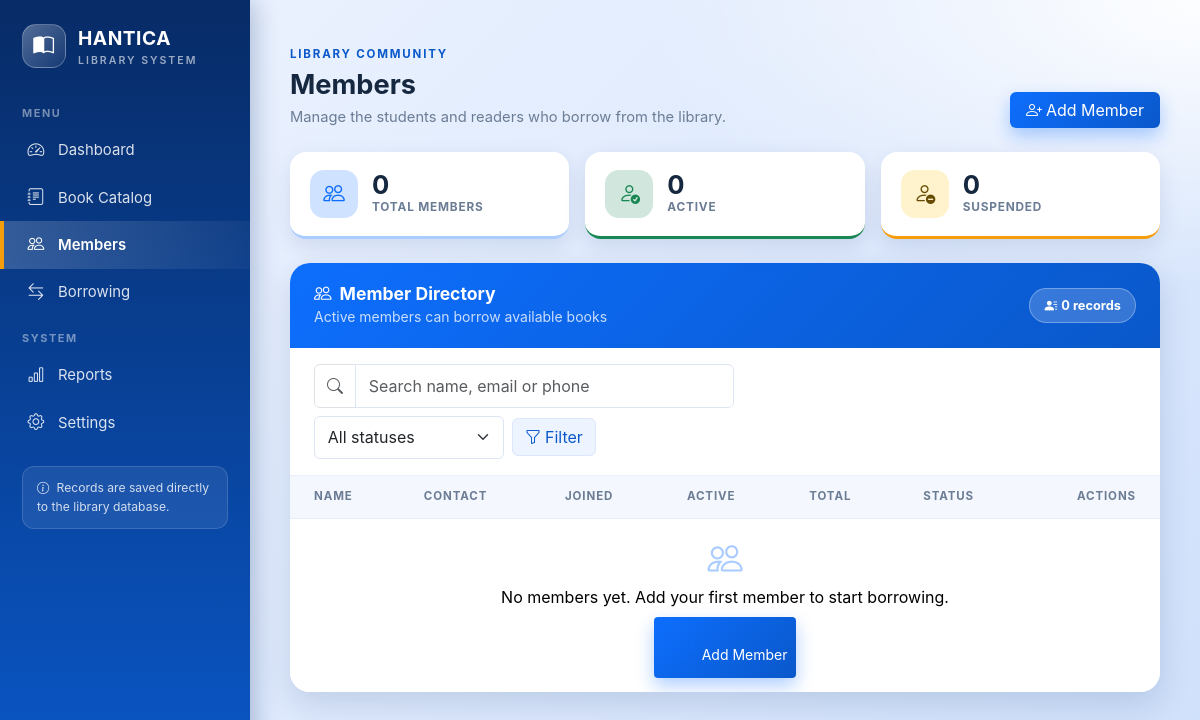
/members/, run on an earlier commit of the app's database.
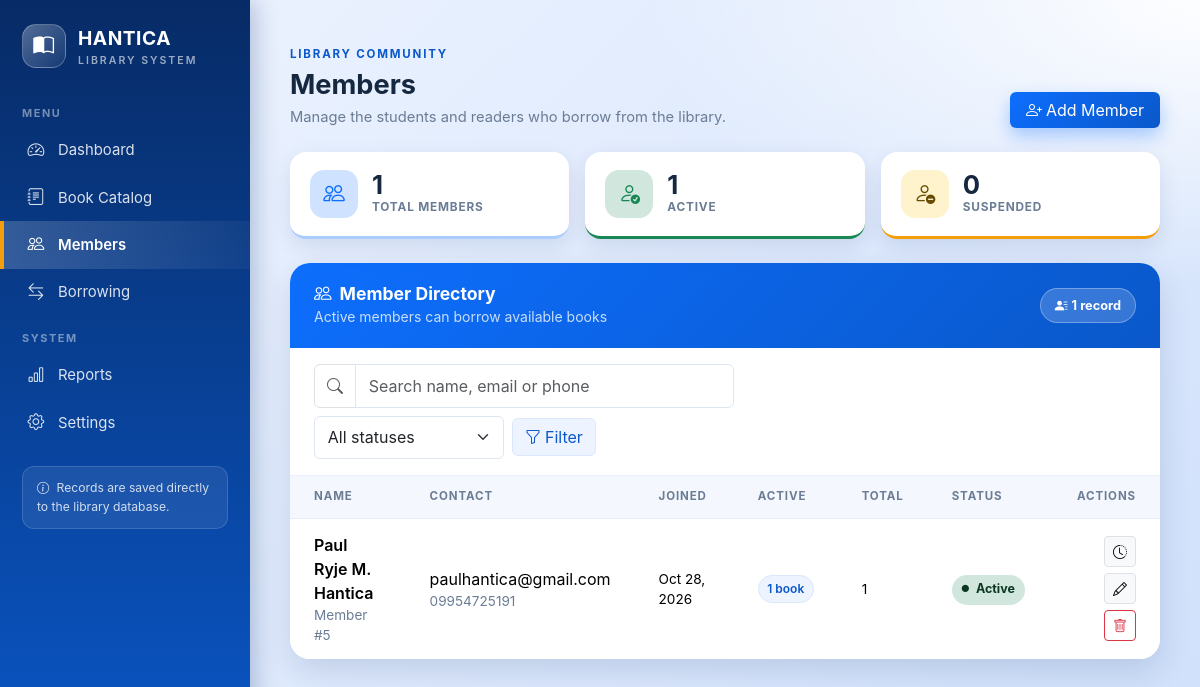
And on a later commit of the database.
### PaulRyje_app/models.py (models this page shows, shortened)
class Member(models.Model):
    STATUS_CHOICES = [
        ('Active', 'Active'),
        ('Suspended', 'Suspended'),
        ('Inactive', 'Inactive'),
    ]
    STATUS_BADGE = {
        'Active': 'success',
        'Suspended': 'warning',
        'Inactive': 'secondary',
    }
    full_name = models.CharField(max_length=200)
    email = models.EmailField(blank=True)
    phone = models.CharField(max_length=30, blank=True)
    address = models.TextField(blank=True)
    joined_on = models.DateField(default=timezone.localdate)
    status = models.CharField(max_length=20, choices=STATUS_CHOICES, default='Active')
    class Meta:
        ordering = ['full_name', 'id']
    @property
    def badge_class(self):
        return self.STATUS_BADGE.get(self.status, 'secondary')

### PaulRyje_app/views.py (the view)
# urls.py: path('members/', views.member_list, name='member_list'),
def member_list(request):
    return render(request, 'members/member_list.html', _member_context(request))

### PaulRyje_app/forms.py
class MemberForm(BootstrapFormMixin, forms.ModelForm):
    class Meta:
        model = Member
        fields = ['full_name', 'email', 'phone', 'address', 'joined_on', 'status']
        widgets = {
            'full_name': forms.TextInput(attrs={'placeholder': 'e.g. Maria Santos'}),
            'email': forms.EmailInput(attrs={'placeholder': 'e.g. maria@example.com'}),
            'phone': forms.TextInput(attrs={'placeholder': 'e.g. 0917 123 4567'}),
            'address': forms.Textarea(attrs={'rows': 3, 'placeholder': 'Optional home address'}),
        }

### PaulRyje_app/templates/members/member_list.html (shortened to what this page needs)
{% extends 'base.html' %}
{% block content %}
{% url 'member_create' as add_member_url %}
{% include 'partials/page_header.html' with eyebrow="Library community" title="Members" subtitle="Manage the students and readers who borrow from the library." action_label="Add Member" action_icon="bi-person-plus" action_url=add_member_url action_modal_target="#memberAddModal" %}
<div class="row g-3 mb-4">
    <div class="col-12 col-md-4">
        <div class="stat-card">
            <span class="stat-icon bg-primary-subtle text-primary"><i class="bi bi-people"></i></span>
            <div>
                <div class="stat-value">{{ stats.total }}</div>
                <div class="stat-label">Total Members</div>
            </div>
        </div>
    </div>
    <div class="col-12 col-md-4">
        <div class="stat-card is-available">
            <span class="stat-icon bg-success-subtle text-success"><i class="bi bi-person-check"></i></span>
            <div>
                <div class="stat-value">{{ stats.active }}</div>
                <div class="stat-label">Active</div>
            </div>
        </div>
    </div>
    <div class="col-12 col-md-4">
        <div class="stat-card is-out">
            <span class="stat-icon bg-warning-subtle text-warning-emphasis"><i class="bi bi-person-dash"></i></span>
            <div>
                <div class="stat-value">{{ stats.suspended }}</div>
                <div class="stat-label">Suspended</div>
            </div>
        </div>
    </div>
</div>
<section class="panel">
    <div class="panel-header">
        <div>
            <h2><i class="bi bi-people me-2"></i>Member Directory</h2>
            <small>Active members can borrow available books</small>
        </div>
        <span class="panel-count">
            <i class="bi bi-person-lines-fill me-1"></i>{{ members|length }} record{{ members|length|pluralize }}
        </span>
    </div>
    <div class="panel-toolbar">
        <form class="d-flex flex-wrap align-items-center gap-2" method="get" action="{% url 'member_list' %}">
            <div class="input-group search-box">
                <span class="input-group-text bg-white text-muted"><i class="bi bi-search"></i></span>
                <input type="search" class="form-control" name="q" value="{{ search }}"
                       placeholder="Search name, email or phone" aria-label="Search members">
            </div>
            <select name="status" class="form-select filter-select" aria-label="Filter by status">
                <option value="">All statuses</option>
            </select>
            <button type="submit" class="btn btn-soft"><i class="bi bi-funnel me-1"></i>Filter</button>
        </form>
    </div>
    <div class="table-responsive">
        <table class="table table-hover align-middle">
            <thead>
                <tr>
                    <th scope="col">Name</th>
                    <th scope="col">Contact</th>
                    <th scope="col">Joined</th>
                    <th scope="col">Active</th>
                    <th scope="col">Total</th>
                    <th scope="col">Status</th>
                    <th scope="col" class="text-end">Actions</th>
                </tr>
            </thead>
            <tbody>
                {% for member in members %}
                <tr>
                    <td>
                        <span class="book-title">{{ member.full_name }}</span>
                        <div class="book-meta">Member #{{ member.id }}</div>
                    </td>
                    <td>
                        {% if member.email %}<div>{{ member.email }}</div>{% endif %}
                        {% if member.phone %}<div class="book-meta">{{ member.phone }}</div>{% endif %}
                    </td>
                    <td class="book-meta">{{ member.joined_on|date:"M d, Y" }}</td>
                    <td>
                        {% if member.active_count %}
                            <span class="badge-soft">{{ member.active_count }} book{{ member.active_count|pluralize }}</span>
                        {% else %}
                            <span class="book-meta">None</span>
                        {% endif %}
                    </td>
                    <td class="book-meta">{{ member.total_count }}</td>
                    <td>
                        <span class="badge-status bg-{{ member.badge_class }}-subtle text-{{ member.badge_class }}-emphasis">
                            <i class="bi bi-circle-fill"></i>{{ member.status }}
                        </span>
                    </td>
                    <td class="text-end">
                        <div class="table-actions justify-content-end">
                            <a href="{% url 'borrowing_list' %}?member={{ member.pk }}&status=all"
                               class="btn btn-sm btn-light border" title="Borrowing history for {{ member.full_name }}">
                                <i class="bi bi-clock-history"></i>
                            </a>
                            <a href="{% url 'member_update' member.pk %}" class="btn btn-sm btn-light border"
                               title="Edit {{ member.full_name }}"
                               data-bs-toggle="modal" data-bs-target="#memberEditModal"
                               data-action="{% url 'member_update' member.pk %}"
                               data-full-name="{{ member.full_name }}"
                               data-email="{{ member.email }}"
                               data-phone="{{ member.phone }}"
                               data-address="{{ member.address }}"
                               data-joined-on="{{ member.joined_on|date:'Y-m-d' }}"
                               data-status="{{ member.status }}">
                                <i class="bi bi-pencil"></i>
                            </a>
                            <a href="{% url 'member_delete' member.pk %}" class="btn btn-sm btn-outline-danger"
                               title="Delete {{ member.full_name }}"
                               data-bs-toggle="modal" data-bs-target="#memberDeleteModal"
                               data-action="{% url 'member_delete' member.pk %}"
                               data-full-name="{{ member.full_name }}">
                                <i class="bi bi-trash"></i>
                            </a>
                        </div>
                    </td>
                </tr>
                {% empty %}
                <tr>
                    <td colspan="7" class="empty-state">
                        <div><i class="bi {% if has_filters %}bi-search{% else %}bi-people{% endif %}"></i></div>
                        {% if has_filters %}
                            <p class="mb-2">No members matched your search or filter.</p>
                            <a href="{% url 'member_list' %}" class="btn btn-sm btn-outline-primary">Clear filters</a>
                        {% else %}
                            <p class="mb-2">No members yet. Add your first member to start borrowing.</p>
                            <a href="{% url 'member_create' %}" class="btn btn-sm btn-add"
                               data-bs-toggle="modal" data-bs-target="#memberAddModal">
                                <i class="bi bi-person-plus me-1"></i>Add Member
                            </a>
                        {% endif %}
                    </td>
                </tr>
                {% endfor %}
            </tbody>
        </table>
    </div>
</section>
{% endblock %}

### PaulRyje_app/templates/base.html (shortened to what this page needs)
{% load static %}
<!DOCTYPE html>
<html lang="en">
<head>
    <link href="https://cdn.jsdelivr.net/npm/bootstrap@5.3.3/dist/css/bootstrap.min.css" rel="stylesheet">
    <link rel="stylesheet" href="https://cdn.jsdelivr.net/npm/bootstrap-icons@1.11.3/font/bootstrap-icons.css">
    <link rel="stylesheet" href="{% static 'css/app.css' %}">
</head>
<body>
{% include 'partials/sidebar.html' %}
<main class="main-content">
    {% block content %}{% endblock %}
</main>
</body>
</html>

### PaulRyje_app/templates/partials/sidebar.html
<aside class="sidebar" id="appSidebar">
    <div class="brand">
        <span class="brand-icon"><i class="bi bi-book-half"></i></span>
        <span>
            HANTICA
            <small>Library System</small>
        </span>
    </div>
    <nav aria-label="Main navigation">
        <div class="nav-section">Menu</div>
        <ul class="nav flex-column">
            <li class="nav-item">
                <a href="{% url 'dashboard' %}" class="nav-link {% if active_section == 'dashboard' %}active{% endif %}">
                    <i class="bi bi-speedometer2"></i> Dashboard
                </a>
            </li>
            <li class="nav-item">
                <a href="{% url 'book_catalog' %}" class="nav-link {% if active_section == 'catalog' %}active{% endif %}">
                    <i class="bi bi-journal-text"></i> Book Catalog
                </a>
            </li>
            <li class="nav-item">
                <a href="{% url 'member_list' %}" class="nav-link {% if active_section == 'members' %}active{% endif %}">
                    <i class="bi bi-people"></i> Members
                </a>
            </li>
            <li class="nav-item">
                <a href="{% url 'borrowing_list' %}" class="nav-link {% if active_section == 'borrowing' %}active{% endif %}">
                    <i class="bi bi-arrow-left-right"></i> Borrowing
                </a>
            </li>
        </ul>
        <div class="nav-section">System</div>
        <ul class="nav flex-column">
            <li class="nav-item">
                <a href="{% url 'reports' %}" class="nav-link {% if active_section == 'reports' %}active{% endif %}">
                    <i class="bi bi-bar-chart"></i> Reports
                </a>
            </li>
            <li class="nav-item">
                <a href="{% url 'library_settings' %}" class="nav-link {% if active_section == 'settings' %}active{% endif %}">
                    <i class="bi bi-gear"></i> Settings
                </a>
            </li>
        </ul>
    </nav>
    <div class="sidebar-note">
        <i class="bi bi-info-circle me-1"></i>
        Records are saved directly to the library database.
    </div>
</aside>

### PaulRyje_app/templates/partials/page_header.html (shortened to what this page needs)
<div class="page-head">
    <div>
        {% if eyebrow %}<span class="eyebrow">{{ eyebrow }}</span>{% endif %}
        <h1 class="page-title">{{ title }}</h1>
        {% if subtitle %}<p class="page-sub">{{ subtitle }}</p>{% endif %}
    </div>
    {% if action_url or action2_url %}
    <div class="page-actions d-flex flex-wrap gap-2">
        {% if action_url %}
        <a href="{{ action_url }}" class="btn btn-add px-3"
           {% if action_modal_target %}data-bs-toggle="modal" data-bs-target="{{ action_modal_target }}"{% endif %}>
            <i class="bi {{ action_icon|default:'bi-plus-lg' }} me-1"></i>{{ action_label }}
        </a>
        {% endif %}
    </div>
    {% endif %}
</div>

What changed in the data, as far as the page shows it:
added Member: full_name "Paul Ryje M. Hantica", id "5", email "paulhantica@gmail.com", phone "09954725191", joined_on "Oct 28, 2026", active_count "1", total_count "1", status "Active"
Also different on the page:
{{ stats.total }}: "0" → "1"
{{ stats.active }}: "0" → "1"
{{ members|length }}: "0" → "1"
text no longer shown: "No members yet. Add your first member to start borrowing. Add Member"
